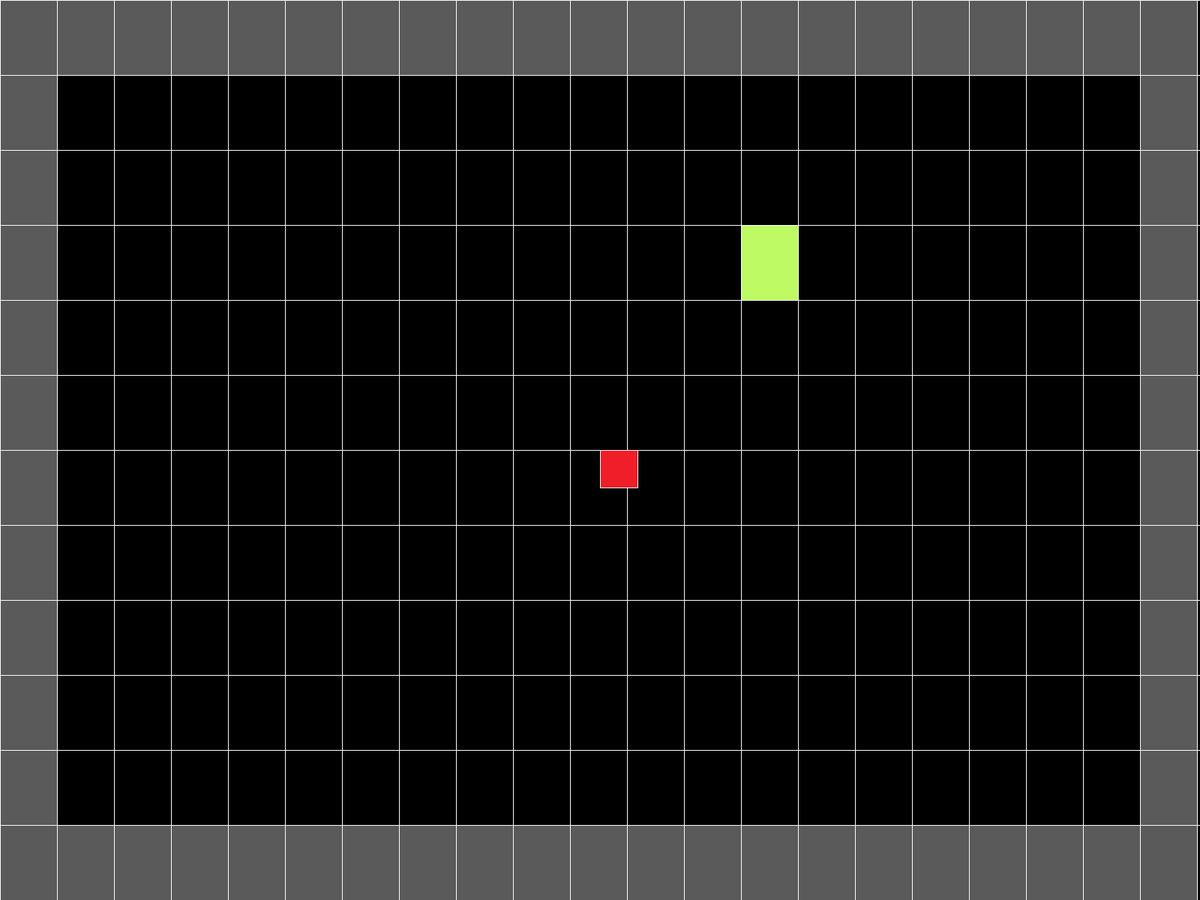
Frame 1 (no input)
Frame 60 (the mouse pressed at the canvas centre just before this capture): identical to frame 1, image omitted
Frame 120 (the mouse held since frame 60 and released just before this capture): identical to frame 1, image omitted

The Processing sketch that drew this single still picture (run headless with seeded random() and noise(); from frame 60 on, the mouse is pressed at the canvas centre):

// Processing sketch: trungeon
// ── trungeon.pde
mapa asd;
jug player;
int movX, movY, Al = 12, An = 21;
float rAn, rAl;
boolean up, dn, rg, lf;

void setup(){
  fullScreen();
  frameRate(60);
  player = new jug();
  asd = new mapa(Al, An);
  asd.generacion();
  rAn = width/An;
  rAl = height/Al;
}

void draw(){
  
  background(0);
  
  movX = asd.dib(up, dn, rg, lf);
  
  player.show();
}

void keyPressed(){
  if(key == 'w'){
    up = true;
  }
  
  if(key == 's'){
    dn = true;
  }
  if(key == 'a'){
    lf = true;
  }
  
  if(key == 'd'){
    rg = true;
  }
  
  if(key == ' '){
    asd.ataq();
  }
}

void keyReleased(){
  if(key == 'w'){
    up = false;
  }
  
  if(key == 's'){
    dn = false;
  }
  if(key == 'a'){
    lf = false;
  }
  
  if(key == 'd'){
    rg = false;
  }  
}
// ── asdf.pde
class mapa {

  int nLinAl, nLinAn, trasX, trasY, x, y, i, o, vel = 8;
  int [][] mapa1, mapa2;
  float  cX, cY;
  mapa(int nl, int nl1) {

    nLinAl = nl;
    nLinAn = nl1;

    cX = (width/nLinAn);//Lo que se muestra
    cY =(height/nLinAl);
  }

  void generacion() {//Lo que el mapa tiene
    mapa1 = new int[nLinAn][nLinAl];

    //El 1 es para los internos
    //El 2 es para los bordes
    x=int(random(1,nLinAn-1));
    y=int(random(1,nLinAl-1));
    println(x+" "+y);
    for (i = 0; i < nLinAn; i ++) {
      for ( o = 0; o < nLinAl; o++) {
        mapa1[i][o] = 0;
        if (i == 0 || i == (nLinAn-1)) {
          mapa1[i][o] = 2;
        }
        if (o == 0 || o == (nLinAl-1)) {
          mapa1[i][o] = 2;
        }
        if(x == i && y == o){
          mapa1[i][o] = 1;
        }
      }
    }
  }

  void ataq() {

    fill(250, 250, 0);
    ellipseMode(CENTER);
    ellipse(width/2, height/2, 200, 200);
  }

  int dib(boolean ar, boolean ab, boolean de, boolean iz) {//tras = posicion

//COLISIONES INICIO---------------------------------------------------------

    x = int((width/2-trasX)/cX);
    y = int((height/2-trasY)/cY);

    o = 4;

    if (mapa1[x-1][y] != 0) {
      if (((width/2)-trasX)-(x*cX) <= vel-1) {
        if (iz == true) {
          trasX = int((width/2)-x*cX);
        }
        iz = false;
      }
    }
    
    if (mapa1[x][y-1] != 0) {
      if (((height/2)-trasY)-(y*cY) <= vel-1) {
        if (ar == true) {
          trasY = int((height/2)-y*cY);
        }
        ar = false;
      }
    }
    
    if (mapa1[x+1][y] != 0) {
      if (((x+1)*cX)-(50+(width/2)-trasX) <= vel-1) {
        if (de == true) {
          trasX = int((width/2)+50-((x+1)*cX));
        }
        de = false;
      }
    }
    
    if (mapa1[x][y+1] != 0) {
      if (((y+1)*cY)-(50+(height/2)-trasY) <= vel-1) {
        if (ab == true) {
          trasY = int(50+(height/2)-(y+1)*cY);
        }
        ab = false;
      }
    }

    if ((((width/2-trasX)+50)/cX) != x) {//Por si acaso borrar desde aca
      if (mapa1[x-1][y] != 0) {
      if (((width/2)-trasX)-(x*cX) <= vel-1) {
        if (iz == true) {
          trasX = int((width/2)-x*cX);
        }
        iz = false;
      }
    }
    
    if (mapa1[x][y-1] != 0) {
      if (((height/2)-trasY)-(y*cY) <= vel-1) {
        if (ar == true) {
          trasY = int((height/2)-y*cY);
        }
        ar = false;
      }
    }
      
      //Hasta aca
    }

    if ((((height/2-trasY)+50)/cY) != y) {
      //añlsdkgjag
      
      if (mapa1[x+1][y] != 0) {
      if (((x+1)*cX)-(50+(width/2)-trasX) <= vel-1) {
        if (de == true) {
          trasX = int((width/2)+50-((x+1)*cX));
        }
        de = false;
      }
    }
    
    if (mapa1[x][y+1] != 0) {
      if (((y+1)*cY)-(50+(height/2)-trasY) <= vel-1) {
        if (ab == true) {
          trasY = int(50+(height/2)-(y+1)*cY);
        }
        ab = false;
      }
    }
      
      //asg adfg
    }
    
//COLISIONES FINAL---------------------------------------------------------
    
    if (ar) {
      trasY = trasY + vel;//esta pocision esta con +wdth/2 y +hgth/2
    }
    if (ab) {
      trasY = trasY - vel;
    }
    if (de) {
      trasX = trasX - vel;
    }
    if (iz) {
      trasX = trasX + vel;
    }

    pushMatrix();
    translate(trasX, trasY);
    stroke(250);
    fill(250, 0, 0);
    for (i = 0; i <= nLinAl; i++) {
      line(-cX, i*cY, width+cX, i*cY);
    }
    
    for (i = 0; i < nLinAn; i++) {
      line(i*cX, -cY, i*cX, height+cY);
      for (o = 0; o <nLinAl; o++) {
        if (mapa1[i][o] == 1) {
          fill(190, 250, 100);
          rect(i*cX, o*cY, cX, cY);
        }
        if (mapa1[i][o] == 2) {
          fill(90, 90, 90);
          rect(i*cX, o*cY, cX, cY);
        }
      }
    }
    popMatrix();
    return trasX;
  }
}
// ── jug.pde
class jug{
  
  jug(){
    
  }
  
  void show(){
    fill(240,30,40);
    rect(width/2, height/2, 50,50);
  }
  
}
// ── l_hkj.pde
//Solo para iniciar, ya se debio cargar los dos primeros mapas.
//Solo mostrar cuando se vaya por el pasillo.
//Un metodo unico para generar, otro para borrar y el tipico para mostrar
//La generacion se basa en una matriz para no joderme la vida, todos los mapas
//   tendran un diseño rectangular por lo que la colision para salir del mapa
//   sera igual en todos.
//Solo se necesita que en un cuadro que este el lado bloquee el movimiento
//   se haria solo ananlizando los cuatro cuadrados que esten al lado del 
//   personaje y por si acaso esta entre dos cuadros (a lo alto o a la ancho)
//   tambien con esos.
